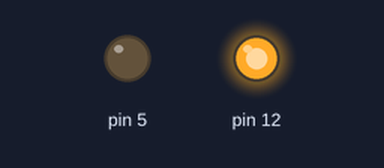
Bench run of a sketch on a simulated Arduino Uno, built with avr-gcc and run on an emulated ATmega328P. Shown: output pins drawn as LEDs (lit = HIGH).

Above: at 0.5 s.
At 2.5 s:
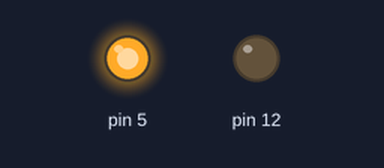
At 3.5 s:
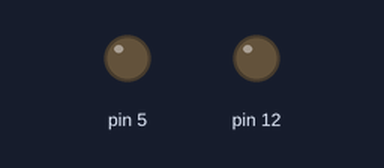
Timing chart, 0 to 5.2 s (numbered marks = the images above):
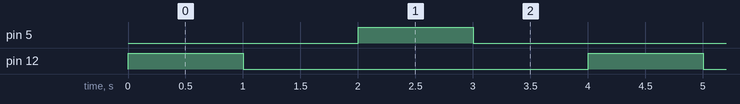

The sketch:

LED_Blink.ino
```cpp
void setup() {
  pinMode(12,OUTPUT);
  pinMode(5,OUTPUT);
}

void loop() {
  digitalWrite(12,HIGH);
  delay(1000);
  digitalWrite(12,LOW);
  delay(1000);
  digitalWrite(5,HIGH);
  delay(1000);
  digitalWrite(5,LOW);
  delay(1000);
}
```

Measured:
- by itself, pin 5, pin 12: alternates HIGH for 1.0 s and LOW for 3.0 s
- by itself, everything shown: repeats every 4.0 s, in 4 steps
